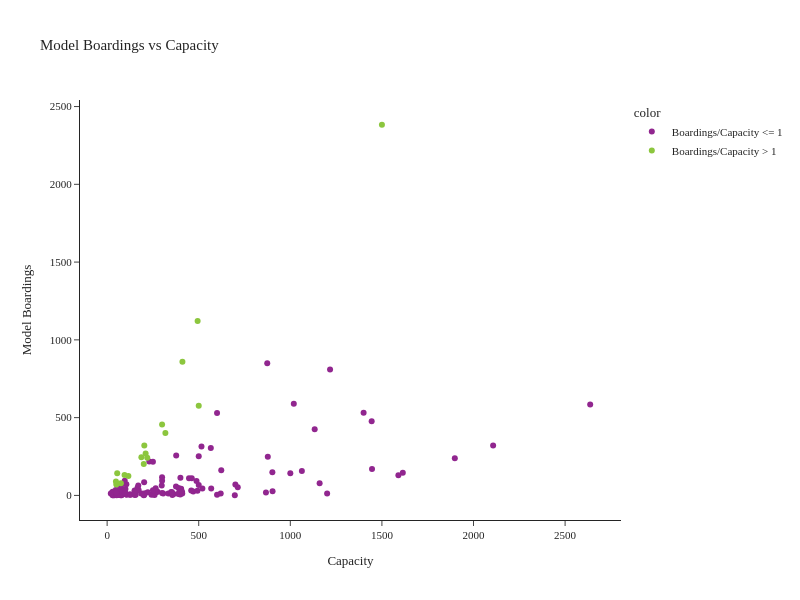

Notebook source saved alongside this figure:
### Code cell
df['color'] = np.where(df['Boardings/Capacity'] > 1, 'Boardings/Capacity > 1', 'Boardings/Capacity <= 1')

fig = px.scatter(df, y='Model Boardings', x='Capacity', title='Model Boardings vs Capacity',
                 hover_data={'name': True, 'Model Boardings': True, 'Capacity': True, 'Boardings/Capacity': ':.2f'},
                 color='color')
fig.update_layout(height=600, width=800)
fig.show()

### Figure 1 — Plotly figure (JSON) as saved in the notebook; plotly's stock layout.template omitted (floating-point values rounded to 4 significant figures; data arrays with more than 128 entries replaced by an {"elided": "..."} marker saying what was removed)
{"data": [{"customdata": {"elided": "140x2 mixed values"}, "hovertemplate": "color=Boardings/Capacity <= 1<br>Capacity=%{x}<br>Model Boardings=%{y}<br>name=%{customdata[0]}<br>Boardings/Capacity=%{customdata[1]:.2f}<extra></extra>", "legendgroup": "Boardings/Capacity <= 1", "marker": {"color": "#91268F", "symbol": "circle"}, "mode": "markers", "name": "Boardings/Capacity <= 1", "orientation": "v", "showlegend": true, "type": "scatter", "x": {"elided": "140 int values"}, "xaxis": "x", "y": {"elided": "140 int values"}, "yaxis": "y"}, {"customdata": [["Issaquah Transit Center", 1.01], ["South Bellevue P&R", 1.589], ["Grace Lutheran Church", 1.4], ["Overlake P&R", 1.581], ["Saint Thomas Episcopal", 1.875], ["Bethany Bible Church", 1.04], ["Spokane Street P&R", 2.582], ["Greenlake P&R", 2.092], ["Southworth Ferry P&R", 1.261], ["Bainbridge Island Ferry", 1.316], ["Aurora Nazarene", 1.069], ["TCC P&R", 1.379], ["Bayside Community Church", 1.286], ["Puyallup Fair's Red Lot", 1.105], [null, 1.154], [null, 1.52], [null, 2.269]], "hovertemplate": "color=Boardings/Capacity > 1<br>Capacity=%{x}<br>Model Boardings=%{y}<br>name=%{customdata[0]}<br>Boardings/Capacity=%{customdata[1]:.2f}<extra></extra>", "legendgroup": "Boardings/Capacity > 1", "marker": {"color": "#8CC63E", "symbol": "circle"}, "mode": "markers", "name": "Boardings/Capacity > 1", "orientation": "v", "showlegend": true, "type": "scatter", "x": [200, 1500, 50, 203, 48, 75, 55, 411, 318, 187, 116, 95, 210, 219, 500, 300, 494], "xaxis": "x", "y": [202, 2383, 70, 321, 90, 78, 142, 860, 401, 246, 124, 131, 270, 242, 577, 456, 1121], "yaxis": "y"}], "layout": {"height": 600, "legend": {"title": {"text": "color"}, "tracegroupgap": 0}, "title": {"text": "Model Boardings vs Capacity"}, "width": 800, "xaxis": {"anchor": "y", "domain": [0, 1], "title": {"text": "Capacity"}}, "yaxis": {"anchor": "x", "domain": [0, 1], "title": {"text": "Model Boardings"}}}}
